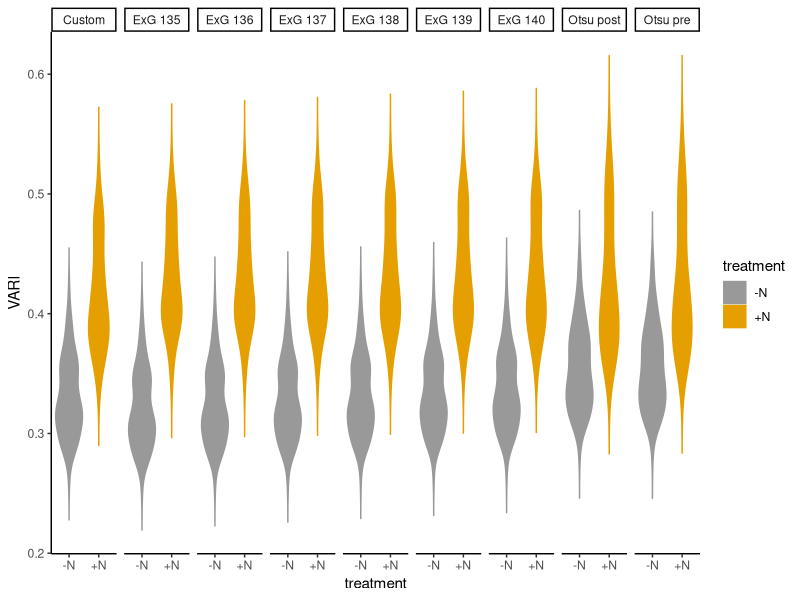

Write R code to recreate this figure.
## ---- chunk 1
knitr::opts_chunk$set(echo = TRUE) 
knitr::opts_knit$set(root.dir=normalizePath('../../')) 
#library(tidyverse)
## ---- chunk 2
p2 <- read.delim("data/Plot2_improved.txt", header=TRUE)
p2$row <- gsub(" and.*", "", p2$Row.Numbers)
p2$treatment<- "-N"

p4 <- read.delim("data/Plot4_improved.txt", header=TRUE)
p4$row <- gsub(" and.*", "", p4$Row.Numbers)
p4$treatment <- "+N"

d <- rbind(p2, p4)
## ---- chunk 3
library(ggplot2)
d <- subset(d, Genotype %in% "check1")

ggplot(d, aes(x=treatment, y=VARI, fill=treatment, color=treatment)) +
        facet_grid(.~Filter.Type) +
  geom_violin(trim=FALSE) +
# Use custom color palettes
  scale_color_manual(values=c("#999999", "#E69F00"))+
  scale_fill_manual(values=c("#999999", "#E69F00")) +
  theme_classic()
